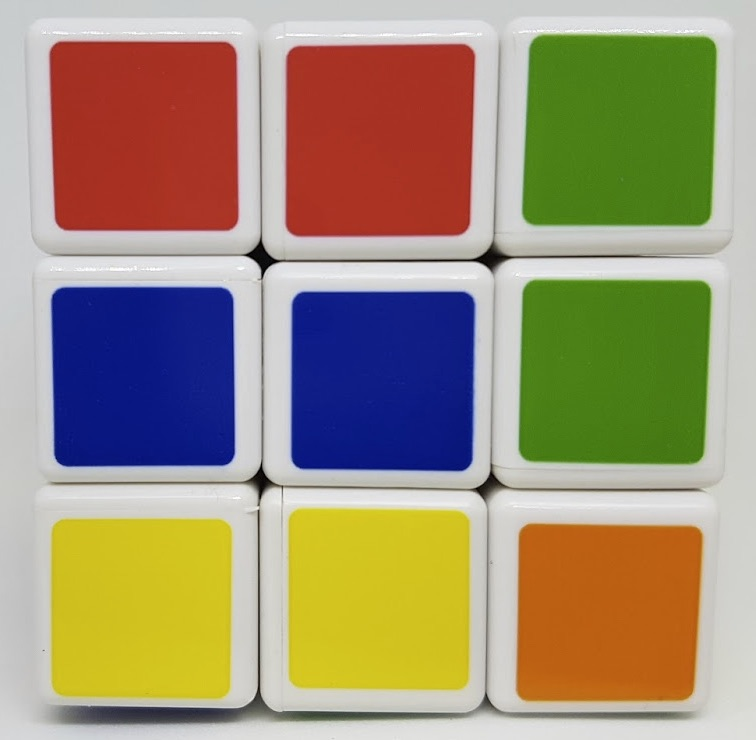
#> input picture img/cube.jpg, 756 x 740 px, found by its file name
$ python hsv_color_mask.py
#> lines starting #> are read from the running program, lines starting #| are printed output that depends on the picture; after the words box and inside, x2 and y2 are one past the last pixel; in counts of white or black regions, pixels touching at a corner belong together
"""
opencv

출처

제목: 파이썬으로 만드는 OpenCV 프로젝트
저자: 이세우
출판: 프로그래밍인사이트
"""
"""
요약

[예제 4-22] HSV 색상으로 마스킹
"""
import cv2
import numpy as np


img = cv2.imread(filename="../img/cube.jpg")
#> img is the input picture: shape (740, 756, 3); mean B, G, R 118.2, 145.3, 158.8
hsv = cv2.cvtColor(src=img, code=cv2.COLOR_BGR2HSV)
#> hsv: shape (740, 756, 3); mean H, S, V 47.8, 119.8, 179.9

blue1 = np.array([90, 50, 50])
blue2 = np.array([120, 255, 255])

green1 = np.array([45, 50, 50])
green2 = np.array([75, 255, 255])

red1 = np.array([0, 50, 50])
red2 = np.array([15, 255, 255])

red3 = np.array([165, 50, 50])
red4 = np.array([180, 255, 255])

yellow1 = np.array([20, 50, 50])
yellow2 = np.array([35, 255, 255])

mask_blue = cv2.inRange(src=hsv, lowerb=blue1, upperb=blue2)
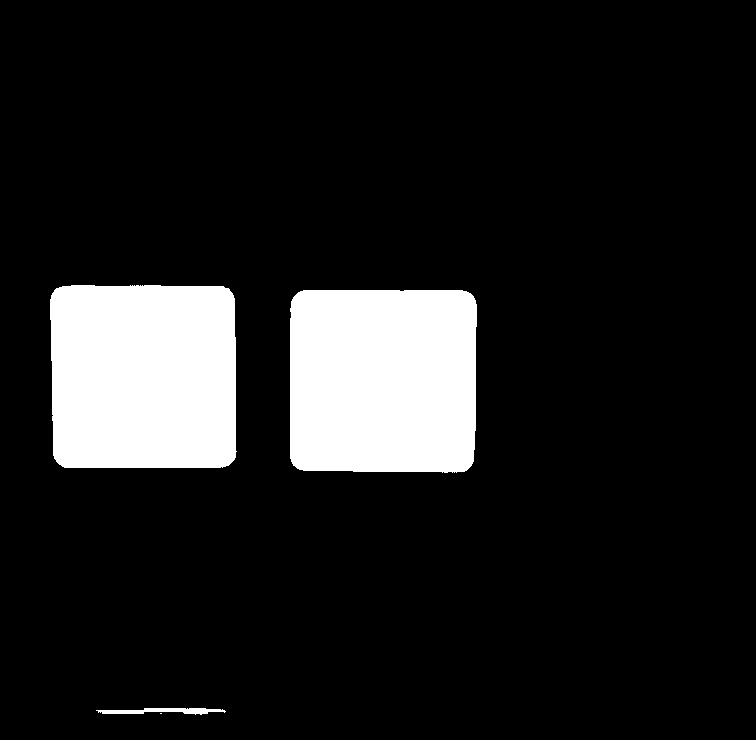
#> mask_blue: shape (740, 756); 12% white; 4 white regions (1 under 20 px), largest, box (x1, y1, x2, y2) and area: (290, 290, 477, 473) 33537, (50, 285, 237, 468) 33339, (96, 708, 226, 715) 534
mask_green = cv2.inRange(src=hsv, lowerb=green1, upperb=green2)
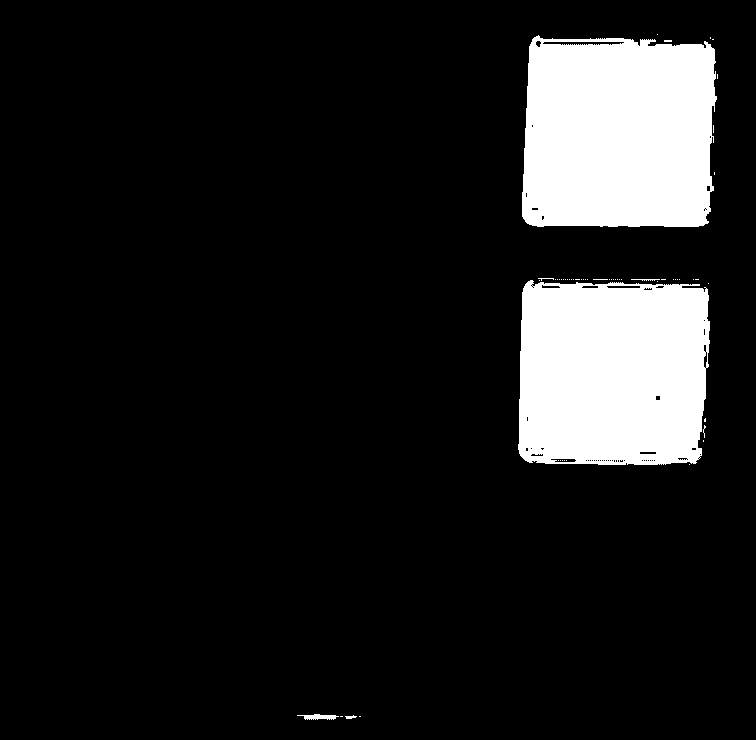
#> mask_green: shape (740, 756); 12.1% white; 57 white regions (52 under 20 px), largest, box (x1, y1, x2, y2) and area: (522, 35, 717, 227) 34394, (518, 280, 710, 465) 32891, (297, 714, 339, 720) 155, (631, 279, 660, 281) 36, (345, 715, 357, 719) 29
mask_red = cv2.inRange(src=hsv, lowerb=red1, upperb=red2)
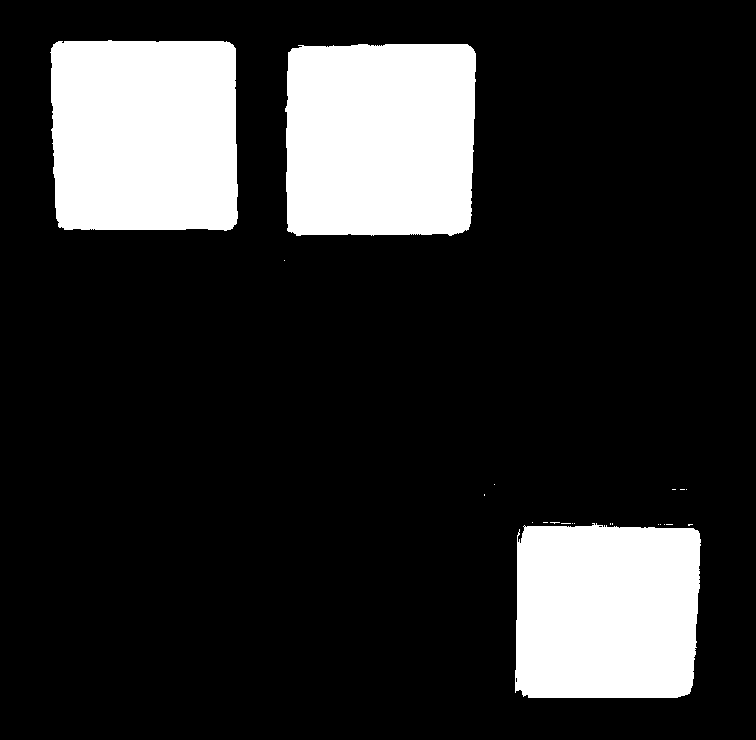
#> mask_red: shape (740, 756); 18% white; 22 white regions (19 under 20 px), largest, box (x1, y1, x2, y2) and area: (285, 44, 476, 236) 35341, (50, 40, 238, 231) 34549, (515, 523, 701, 698) 30765
mask_red2 = cv2.inRange(src=hsv, lowerb=red3, upperb=red4)
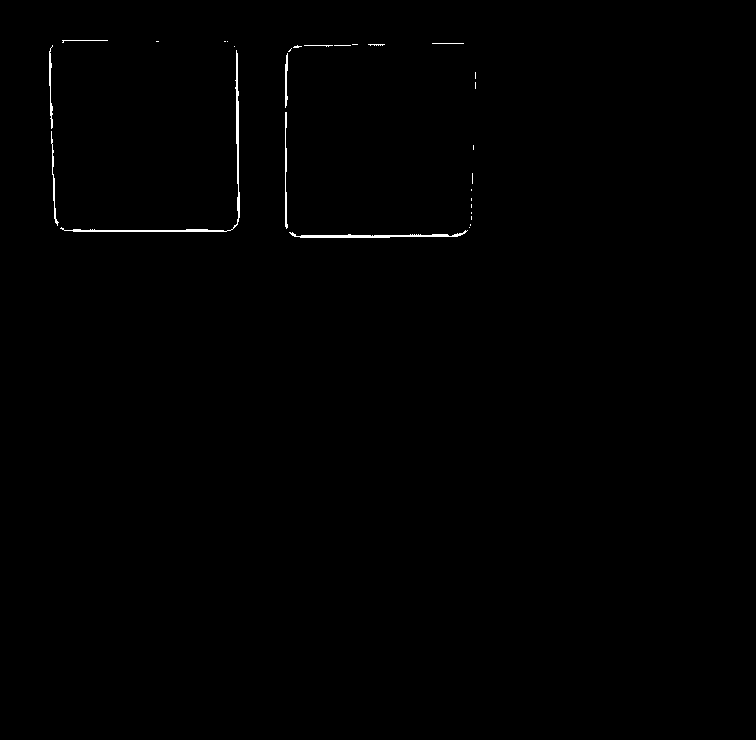
#> mask_red2: shape (740, 756); 0.38% white in thin lines or dots, all inside (x1, y1, x2, y2) = (49, 40, 476, 238)
mask_yellow = cv2.inRange(src=hsv, lowerb=yellow1, upperb=yellow2)
#> mask_yellow: shape (740, 756); 12.1% white; 83 white regions (72 under 20 px), largest, box (x1, y1, x2, y2) and area: (287, 507, 472, 692) 33723, (50, 517, 234, 701) 33305, (527, 488, 582, 491) 64

res_blue = cv2.bitwise_and(src1=img, src2=img, mask=mask_blue)
res_green = cv2.bitwise_and(src1=img, src2=img, mask=mask_green)
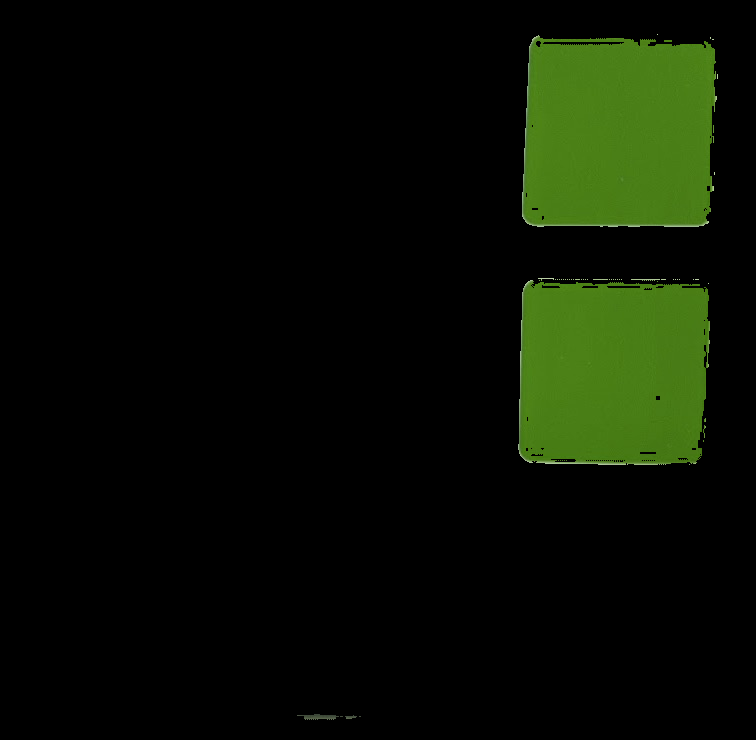
#> res_green: shape (740, 756, 3); mean B, G, R 3, 15.4, 9.1
res_red1 = cv2.bitwise_and(src1=img, src2=img, mask=mask_red)
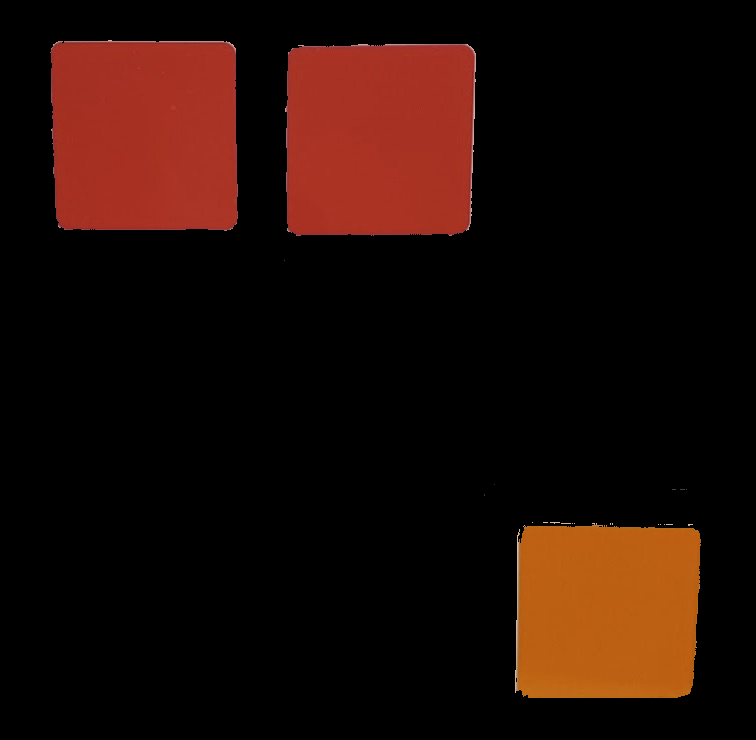
#> res_red1: shape (740, 756, 3); mean B, G, R 5.8, 11.7, 31.3
res_red2 = cv2.bitwise_and(src1=img, src2=img, mask=mask_red2)
res_red = cv2.bitwise_or(src1=res_red1, src2=res_red2)
res_yellow = cv2.bitwise_and(src1=img, src2=img, mask=mask_yellow)
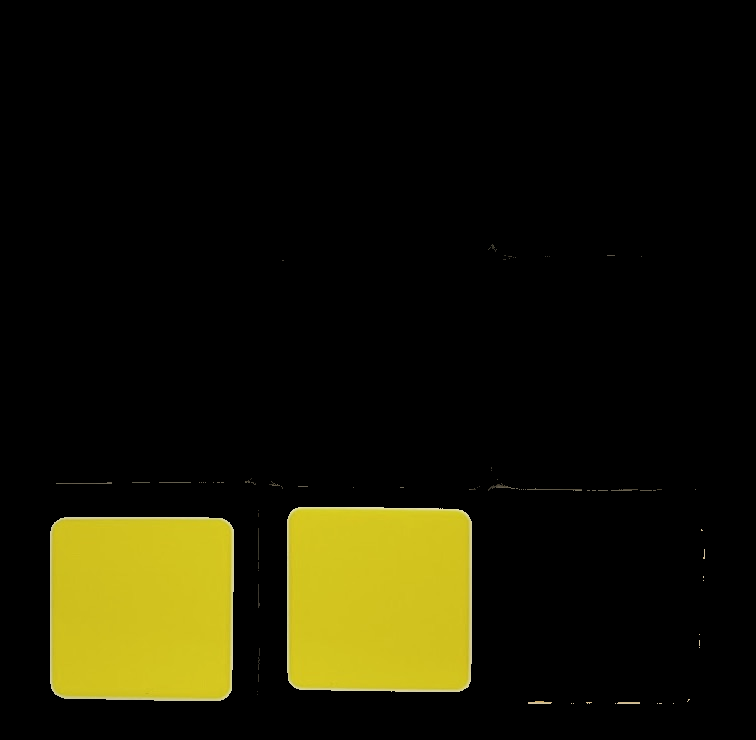
#> res_yellow: shape (740, 756, 3); mean B, G, R 4.6, 23.6, 25.3

cv2.imshow(winname="res_blue", mat=res_blue)
cv2.imshow(winname="res_green", mat=res_green)
cv2.imshow(winname="res_red", mat=res_red)
cv2.imshow(winname="res_yellow", mat=res_yellow)

cv2.waitKey()
cv2.destroyAllWindows()
